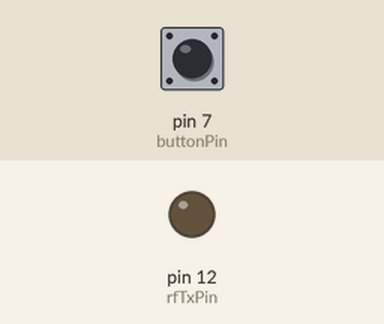
A sketch run on a simulated Arduino Uno, built with avr-gcc and run on an emulated ATmega328P. Shown: output pins drawn as LEDs (lit = HIGH). The test bench sets the inputs (shaded band); at power-on: pin 7 (buttonPin) LOW.

Above: at 1.2 s.
1.3 s: pin 7 (buttonPin) pulled HIGH for 0.15 s
At 1.37 s:
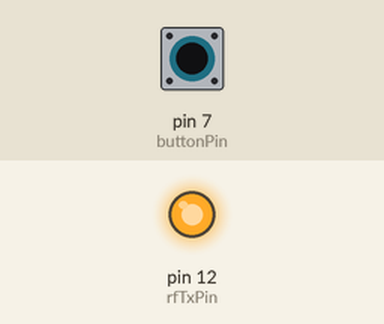
2.9 s: pin 7 (buttonPin) pulled HIGH for 3.2 s
At 6.4 s:
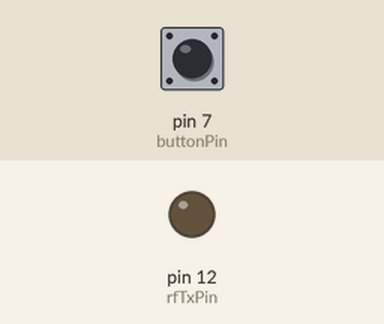
Timing chart, 0 to 7.9 s (numbered marks = the images above; inputs shaded):
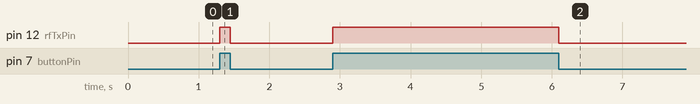

The sketch:

RF_Transmitter_code.ino
```cpp
#define buttonPin 7
#define rfTxPin 12

void setup() {
  pinMode(buttonPin, INPUT);
  pinMode(rfTxPin, OUTPUT);
}

void loop() {
  if (digitalRead(buttonPin) == HIGH) {
    digitalWrite(rfTxPin, HIGH);
  } else {
    digitalWrite(rfTxPin, LOW);
  }
}
```

Measured:
- after the input at 1.3 s, pin 12 (rfTxPin): LOW → HIGH at once, → LOW 0.15 s later
- after the input at 2.9 s, pin 12 (rfTxPin): LOW → HIGH at once, → LOW 3.2 s later
